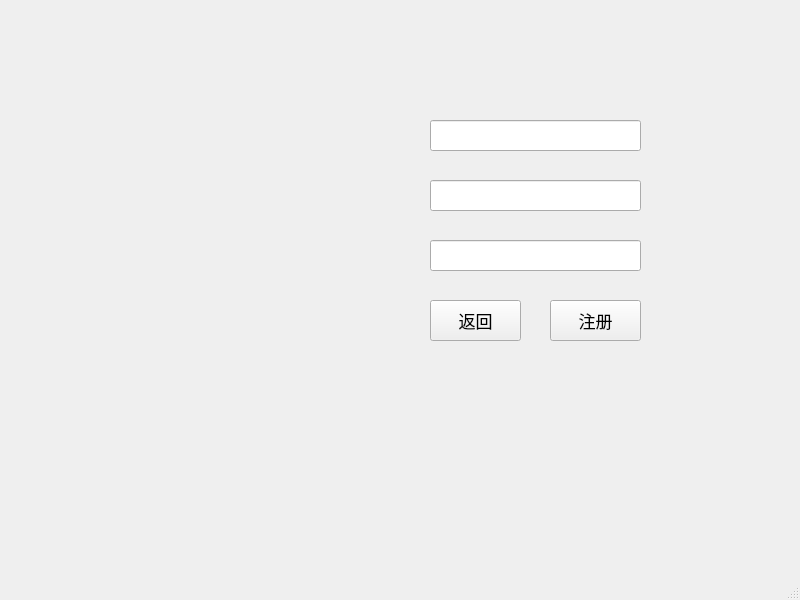
<?xml version="1.0" encoding="UTF-8"?>
<ui version="4.0">
 <class>MainWindow</class>
 <widget class="QMainWindow" name="MainWindow">
  <property name="geometry">
   <rect>
    <x>0</x>
    <y>0</y>
    <width>800</width>
    <height>600</height>
   </rect>
  </property>
  <property name="minimumSize">
   <size>
    <width>800</width>
    <height>600</height>
   </size>
  </property>
  <property name="maximumSize">
   <size>
    <width>800</width>
    <height>600</height>
   </size>
  </property>
  <property name="windowTitle">
   <string>MainWindow</string>
  </property>
  <widget class="QWidget" name="centralwidget">
   <widget class="QLineEdit" name="user_name">
    <property name="geometry">
     <rect>
      <x>430</x>
      <y>120</y>
      <width>211</width>
      <height>31</height>
     </rect>
    </property>
    <property name="font">
     <font>
      <pointsize>11</pointsize>
     </font>
    </property>
    <property name="focusPolicy">
     <enum>Qt::StrongFocus</enum>
    </property>
   </widget>
   <widget class="QLineEdit" name="password">
    <property name="geometry">
     <rect>
      <x>430</x>
      <y>180</y>
      <width>211</width>
      <height>31</height>
     </rect>
    </property>
    <property name="font">
     <font>
      <pointsize>11</pointsize>
     </font>
    </property>
    <property name="focusPolicy">
     <enum>Qt::StrongFocus</enum>
    </property>
   </widget>
   <widget class="QPushButton" name="zhuce_button">
    <property name="geometry">
     <rect>
      <x>550</x>
      <y>300</y>
      <width>91</width>
      <height>41</height>
     </rect>
    </property>
    <property name="font">
     <font>
      <family>Arial Black</family>
      <pointsize>13</pointsize>
      <weight>50</weight>
      <bold>false</bold>
     </font>
    </property>
    <property name="text">
     <string>注册</string>
    </property>
   </widget>
   <widget class="QLineEdit" name="check_pawd">
    <property name="geometry">
     <rect>
      <x>430</x>
      <y>240</y>
      <width>211</width>
      <height>31</height>
     </rect>
    </property>
    <property name="font">
     <font>
      <pointsize>11</pointsize>
     </font>
    </property>
   </widget>
   <widget class="QPushButton" name="back_button">
    <property name="geometry">
     <rect>
      <x>430</x>
      <y>300</y>
      <width>91</width>
      <height>41</height>
     </rect>
    </property>
    <property name="font">
     <font>
      <family>Arial Black</family>
      <pointsize>13</pointsize>
      <weight>50</weight>
      <bold>false</bold>
     </font>
    </property>
    <property name="text">
     <string>返回</string>
    </property>
   </widget>
  </widget>
  <widget class="QStatusBar" name="statusbar"/>
 </widget>
 <tabstops>
  <tabstop>user_name</tabstop>
  <tabstop>password</tabstop>
  <tabstop>check_pawd</tabstop>
  <tabstop>zhuce_button</tabstop>
  <tabstop>back_button</tabstop>
 </tabstops>
 <resources/>
 <connections/>
</ui>
